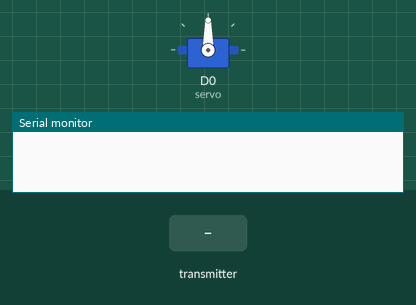
Bench run of a sketch on a simulated ESP8266 (NodeMCU). Parts: servo, the last lines printed to the serial monitor. The test bench sets the inputs (shaded band). No radio packets arrive unless stated.

Above: at 1.2 s.
1.3 s: the transmitter starts sending value = 0
At 1.8 s:
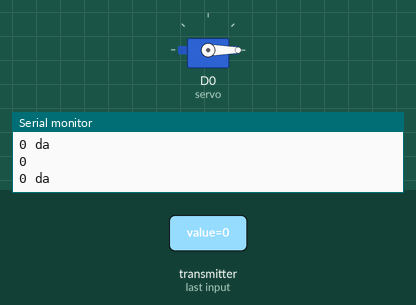
2.8 s: the transmitter starts sending value = 256
At 4.1 s:
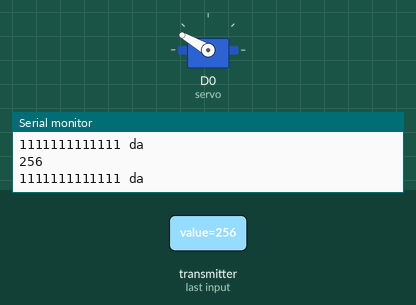
Timing chart, 0 to 5.8 s (numbered marks = the images above; inputs shaded):
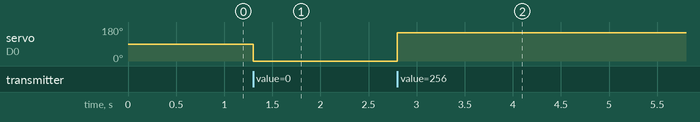

The sketch:

SERVO_ALICI.ino
```cpp
//VERİCİ
//http://arduino.esp8266.com/stable/package_esp8266com_index.json     /ESP8266
//http://dan.drown.org/stm32duino/package_STM32duino_index.json       /STM32
//KODU YAPIŞTIRDIKTAN SONRA SERİ HABERLEŞME YAPARAK YÜKLEMEN GEREKİYOR VE ÖNCESİNDE STM32 KARTINI TANIMLADIĞINA
//KART YÖNETİCİSİNDEN EMİN OL

#include <Servo.h>
#include <ESP8266WiFi.h>
#include <SPI.h>
#include <nRF24L01.h>
#include <RF24.h>

int value=0;
RF24 radio(D4,D2); // CE, CSN
Servo servo;
const uint64_t pipeIn = 0xE8E8F0F0E1LL; //Remember that this code is the same as in the transmitter


void setup()
{
  Serial.begin(9600); //Set the speed to 9600 bauds if you want.


  servo.attach(D0);

  radio.begin();
  radio.setAutoAck(false);                    // Ensure autoACK is enabled
  radio.setChannel(0x2F);
  radio.setDataRate(RF24_2MBPS);
  radio.openReadingPipe(1,pipeIn);
  radio.startListening();
}


void loop() {
  while(!radio.available());
  radio.read(&value,sizeof(value));
  Serial.println(value);
  //servo.write(value);
  if(value>200){
    servo.write(150);
    Serial.println("1111111111111 da");
  }
  else if(value<200){
    servo.write(0);
    Serial.println("0 da");
  }


}
/**************************************************/
```

Measured:
- after the input at 1.3 s, servo on D0 (servo): 90° → 0° at once
- after the input at 2.8 s, servo on D0 (servo): 0° → 150° at once
